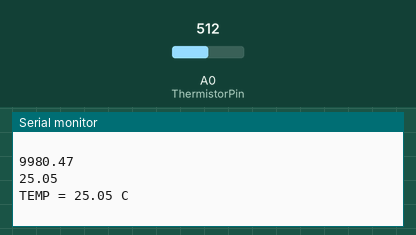
Bench run of a sketch on a simulated Arduino Uno, built with avr-gcc and run on an emulated ATmega328P. Parts: the last lines printed to the serial monitor. Inputs (shaded band) come from the test bench; at power-on: A0 (ThermistorPin) = 512.

Above: at 1.8 s.
1.9 s: A0 (ThermistorPin) set to 0
At 2.6 s:
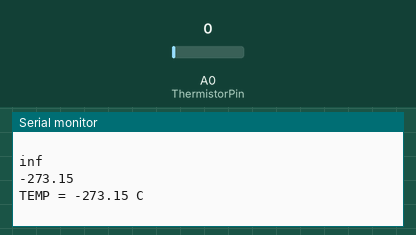
4.5 s: A0 (ThermistorPin) set to 122
At 5.8 s:
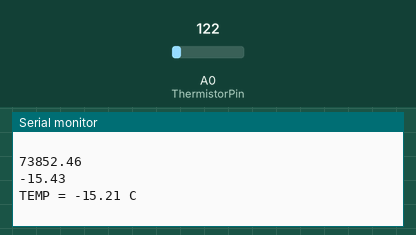
Timing chart, 0 to 7.5 s (numbered marks = the images above; inputs shaded):
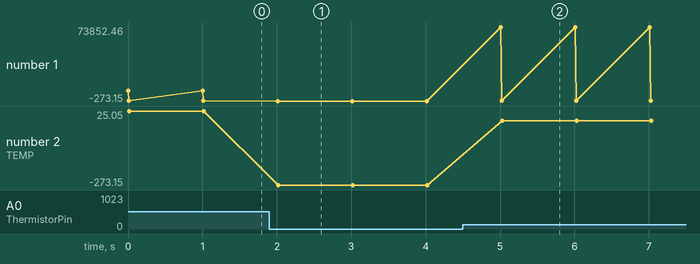

The sketch:

NTC_Steinhart.ino
```cpp
int ThermistorPin = 0;
int Vo;
int R1 = 10000;
float logR2, R2, T;
float A = 1.117990317e-03, B = 2.358140330e-04, C = 0.8197896127e-07;  // Steinhart-Hart and Hart Coefficients
int beta;
float Rinf=0.0;
float TempK=0.0;   // variable output
float TempC=0.0;

void setup() {
Serial.begin(9600);

}

void loop() {

Vo = analogRead(ThermistorPin);


R2 = R1* (1023.0 / Vo - 1.0); // Calculate NTC resistance Vout=Vin*(R2/(R1+R2)) -->R2=(Vout*R1)/(Vin-Vout)  --> R2 = R1* (1023.0 / Vout - 1.0)
Serial.println(R2);
logR2 = log(R2);
T = (1.0 / (A + B*logR2 + C*logR2*logR2*logR2));  // Steinhart and Hart Equation. T  = 1 / {A + B[ln(R)] + C[ln(R)]^3}
T =  T - 273.15;

beta = 3800;    // Betta method
Rinf=R1*exp(-beta/298.15);  // beta method
TempK=(beta/log(R2/Rinf)); // calc for temperature
TempC=TempK-273.15;  //beta method

Serial.println(TempC);
Serial.print("TEMP = ");
Serial.print(T);
Serial.println(" C");
Serial.println(" ");

delay(1000);     // Time delay 10 Milliseconds


}
```

Measured:
- after the input at 1.9 s, the serial monitor: prints a new line after 0.10 s (image 1)
- after the input at 4.5 s, the serial monitor: prints a new line after 0.51 s (image 2)
- plotted number 1: 25.05 → -273.15 after the input at 1.9 s, -273.15 → -15.43 after the input at 4.5 s
- plotted number 2: 25.05 → -273.15 after the input at 1.9 s, -273.15 → -15.21 after the input at 4.5 s
